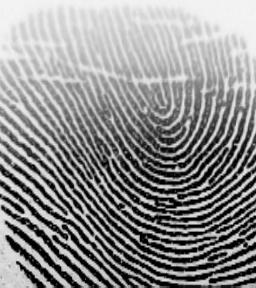
#> input picture AI/dataset/hasan/fingerprint_3c166b6e27d14c4b97d54a079d11b0da.bmp, 256 x 288 px
$ python -i feature_extraction.py   (imports and definitions only)   (older library calls are emulated)
#> lines starting #> are read from the running program, lines starting #| are printed output that depends on the picture
#> further down, picture is the input picture: shape (288, 256, 3); min 1, max 243, mean 142.2
# feature_extraction.py
# A robust, template-based feature extraction pipeline for fingerprints.

import cv2
import numpy as np

def extract_features(image):
    """
    Creates a simplified but effective feature representation of the fingerprint
    focusing on ridge patterns and local intensity distributions.
    """
    # Convert to grayscale if needed
    if len(image.shape) > 2:
        image = cv2.cvtColor(image, cv2.COLOR_BGR2GRAY)

    # Resize to standard size
    image = cv2.resize(image, (256, 256))
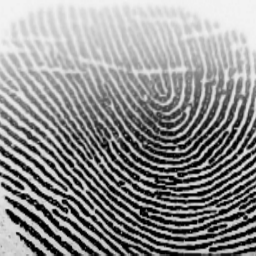
#> image: shape (256, 256); min 1, max 243, mean 142.1

    # Basic contrast enhancement
    image = cv2.equalizeHist(image)
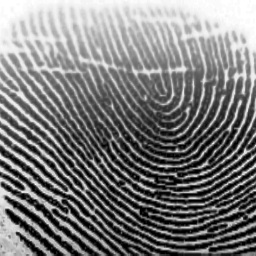
#> image: shape (256, 256); min 0, max 255, mean 123.1

    # Initialize feature vector
    feature_vector = []
    block_size = 16

    # Grid-based feature extraction
    for y in range(0, image.shape[0], block_size):
        for x in range(0, image.shape[1], block_size):
            # Extract block
            block = image[y:min(y+block_size, image.shape[0]),
                         x:min(x+block_size, image.shape[1])]

            if block.shape[0] < block_size or block.shape[1] < block_size:
                continue

            # 1. Block statistics
            mean_val = np.mean(block)
            std_val = np.std(block)
            feature_vector.extend([mean_val/255.0, std_val/255.0])

            # 2. Simple gradient features
            gx = cv2.Sobel(block, cv2.CV_32F, 1, 0, ksize=3)
            gy = cv2.Sobel(block, cv2.CV_32F, 0, 1, ksize=3)

            # Gradient magnitude and direction
            magnitude = np.sqrt(gx*gx + gy*gy)
            angle = np.arctan2(gy, gx)

            # Add statistical features of gradients
            feature_vector.extend([
                np.mean(magnitude)/255.0,
                np.std(magnitude)/255.0,
                np.cos(2*np.mean(angle)),  # Ridge orientation
                np.sin(2*np.mean(angle))
            ])
#> after the loop, feature_vector = 1536 values, max 1.33 at index 1184, min -0.999 at index 29, mean 0.481

    # Convert to numpy array and normalize
    feature_vector = np.array(feature_vector, dtype=np.float32)
    norm = np.linalg.norm(feature_vector)
#> norm = 24.64
    if norm > 0:
        feature_vector = feature_vector / norm
#> feature_vector = 1536 values, max 0.0542 at index 1184, min -0.0405 at index 29, mean 0.0195

    return feature_vector

>>> import cv2
>>> picture = cv2.imread('dataset/hasan/fingerprint_3c166b6e27d14c4b97d54a079d11b0da.bmp')
>>> result = extract_features(picture)
#> result has the same summary as feature_vector in extract_features

$ run again, on AI/dataset/hasan/fingerprint_454c9c14e4b64c58ac8dbf423c63e02f.bmp
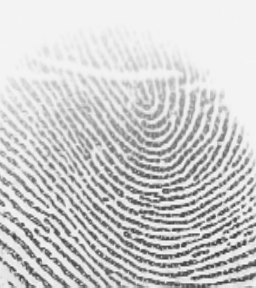
#> input picture AI/dataset/hasan/fingerprint_454c9c14e4b64c58ac8dbf423c63e02f.bmp, 256 x 288 px
#> picture is the input picture: shape (288, 256, 3); min 49, max 246, mean 204.1
#> in extract_features, `image = cv2.resize(image, (256, 256))`:
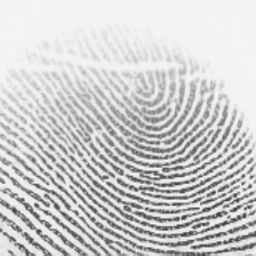
#> image: shape (256, 256); min 52, max 245, mean 204.1
#> in extract_features, `image = cv2.equalizeHist(image)`:
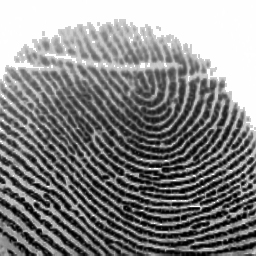
#> image: shape (256, 256); min 0, max 255, mean 133.1
#> after the loop in extract_features, `for y in range(0, image.shape[0], block_size):`: feature_vector = 1536 values, max 1.4 at index 1220, min -0.948 at index 863, mean 0.469
#> norm = 24.02
#> in extract_features, `feature_vector = feature_vector / norm`: feature_vector = 1536 values, max 0.0583 at index 1220, min -0.0395 at index 863, mean 0.0195
#> result has the same summary as feature_vector in extract_features

$ run again, on AI/dataset/hasan/fingerprint_45aa3babb6b649bab81705d895fb09e2.bmp
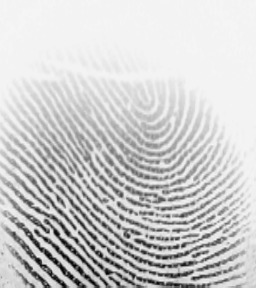
#> input picture AI/dataset/hasan/fingerprint_45aa3babb6b649bab81705d895fb09e2.bmp, 256 x 288 px
#> picture is the input picture: shape (288, 256, 3); min 1, max 245, mean 204.7
#> in extract_features, `image = cv2.resize(image, (256, 256))`:
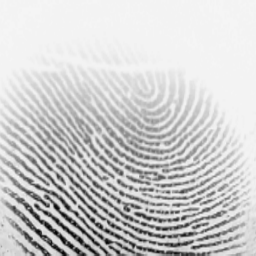
#> image: shape (256, 256); min 1, max 245, mean 204.7
#> in extract_features, `image = cv2.equalizeHist(image)`:
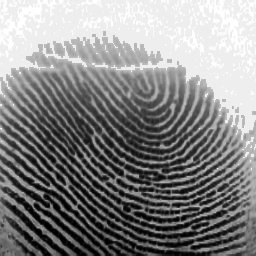
#> image: shape (256, 256); min 0, max 255, mean 133.5
#> after the loop in extract_features, `for y in range(0, image.shape[0], block_size):`: feature_vector = 1536 values, max 1.1 at index 1220, min -0.999 at index 551, mean 0.42
#> norm = 22.03
#> in extract_features, `feature_vector = feature_vector / norm`: feature_vector = 1536 values, max 0.05 at index 1220, min -0.0454 at index 551, mean 0.0191
#> result has the same summary as feature_vector in extract_features

$ run again, on AI/dataset/hasan/fingerprint_50f6254c69874d1d82fa9fcfefa4ed80.bmp
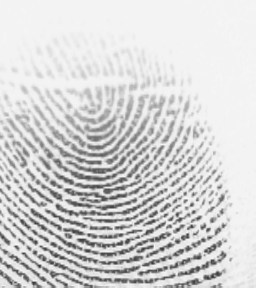
#> input picture AI/dataset/hasan/fingerprint_50f6254c69874d1d82fa9fcfefa4ed80.bmp, 256 x 288 px
#> picture is the input picture: shape (288, 256, 3); min 57, max 245, mean 212.6
#> in extract_features, `image = cv2.resize(image, (256, 256))`:
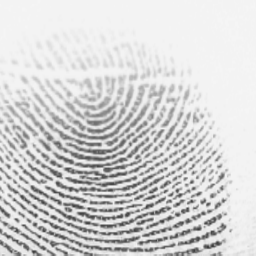
#> image: shape (256, 256); min 60, max 245, mean 212.5
#> in extract_features, `image = cv2.equalizeHist(image)`:
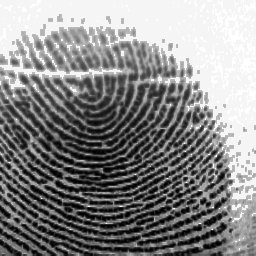
#> image: shape (256, 256); min 0, max 255, mean 135.2
#> after the loop in extract_features, `for y in range(0, image.shape[0], block_size):`: feature_vector = 1536 values, max 1.09 at index 1124, min -0.924 at index 539, mean 0.451
#> norm = 22.87
#> in extract_features, `feature_vector = feature_vector / norm`: feature_vector = 1536 values, max 0.0479 at index 1124, min -0.0404 at index 539, mean 0.0197
#> result has the same summary as feature_vector in extract_features
